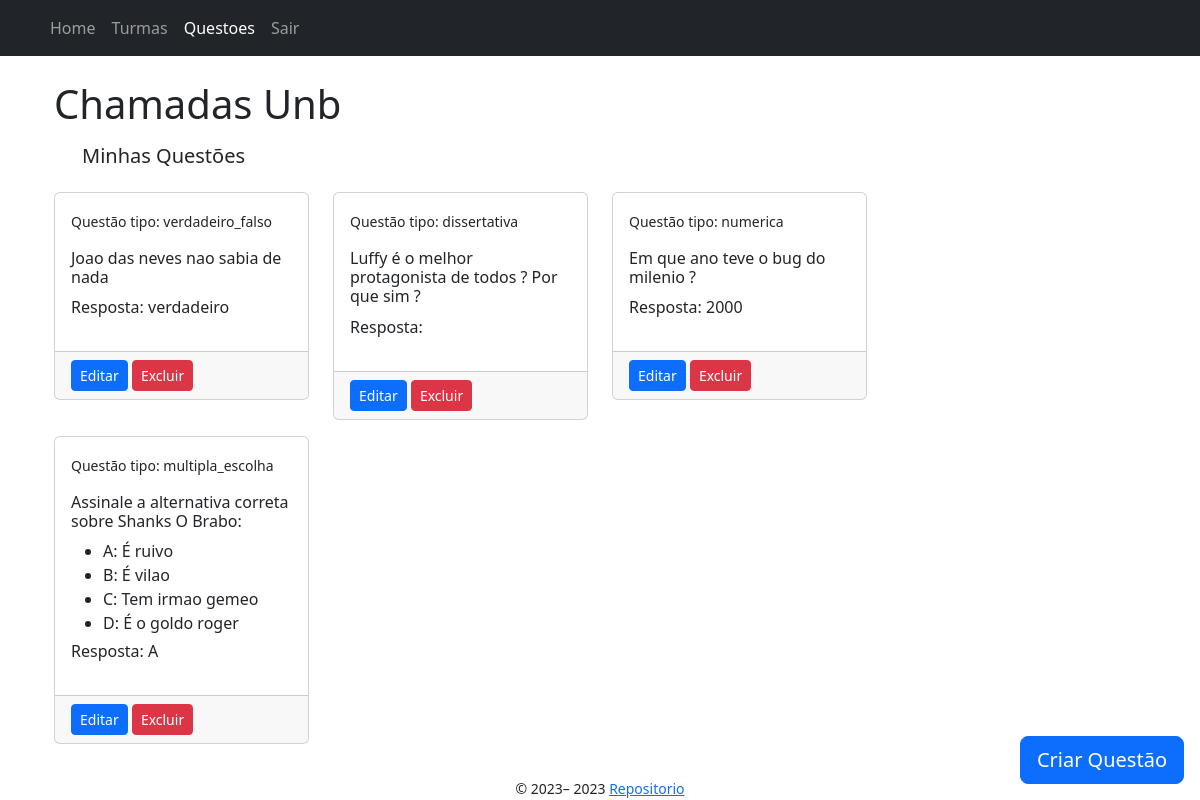
Page /questoes/professor/1 (signed in) on the earlier database version.
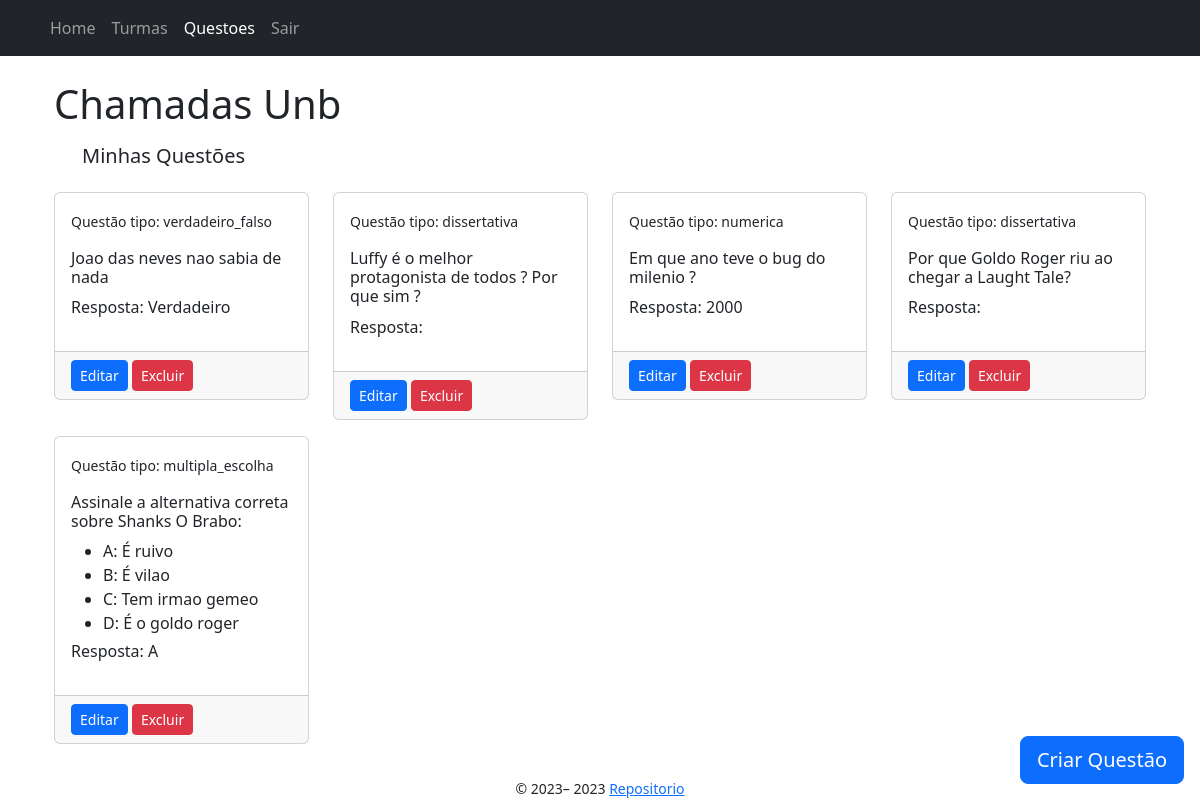
Same page on the later database version.
### app/models/professor.py (models this page shows, shortened)
class Professor(Usuario):
    __tablename__ = "professor"
    id = db.Column(db.Integer, db.ForeignKey('usuario.id'), primary_key=True)
    turmas = db.relationship('Turma', backref='prof_turmas', lazy=True) #1 to N
    questoes = db.relationship('Questao', backref='prof_questoes', lazy=True) #1 to N
    exames = db.relationship('Exame', backref='prof_exames', lazy=True) #1 to N

### app/models/questao.py (models this page shows, shortened)
class Questao(db.Model):
    __tablename__ = "questao"
    id = db.Column(db.Integer, primary_key=True)
    enunciado = db.Column(db.String(255))
    resposta = db.Column(db.String(255))
    tipo_questao = db.Column(
        Enum("multipla_escolha", "verdadeiro_falso", "numerica", "dissertativa", name="tipo_questao"), nullable=False)
    professor_id = db.Column(db.Integer, db.ForeignKey('professor.id'), nullable=False)
    respostas = db.relationship('RespostaQuestaoExame', backref='questao_respostas') #1 to N
    exames = db.relationship("QuestaoExame", back_populates="questao") # tabela associativa N to N

### app/models/questao_multipla_escolha.py (models this page shows)
class QuestaoMultiplaEscolha(Questao):
    __tablename__ = "questao_multipla_escolha"
    id = db.Column(db.Integer, db.ForeignKey('questao.id'), primary_key=True)
    opcao_a = db.Column(db.String(255))
    opcao_b = db.Column(db.String(255))
    opcao_c = db.Column(db.String(255))
    opcao_d = db.Column(db.String(255))

### app/controllers/questoes_controller.py (the view)
@bp.route("/professor/<int:user_id>", methods=["GET"])
@login_required
def index(user_id):
    if not isinstance(current_user, Professor):
        flash("Acesso não autorizado")
        return render_template("index.jinja2", user=current_user)
    questoes = Questao.query.filter_by(professor_id=user_id).all()
    questoes_multipla_escolha = QuestaoMultiplaEscolha.query.filter_by(professor_id=user_id).all()
    return render_template('questoes/index.jinja2', questoes=questoes, questoes_multipla_escolha=questoes_multipla_escolha)

### app/templates/questoes/index.jinja2 (shortened to what this page needs)
{% extends "base.jinja2" %}
{% from 'bootstrap5/utils.html' import render_modal, render_icon %}
{% block head %}
    {{ super() }}
{% endblock %}
{% block content %}
<div class="container">
    <h1>Chamadas Unb</h1>
    <div class="row rows-col-1 m-3">
        <h5>Minhas Questões</h5>
    </div>
    <div id="my-questions" class="row flex-row">
        {% for questao in questoes %}
            {%if questao.tipo_questao != "multipla_escolha"%}
                <div class="mb-3 col-lg-3 col-md-4 col-sm-6 col-xs-12">
                    <div class="card">
                        <div class="card-body">
                            <p><small> Questão tipo: {{ questao.tipo_questao }}</small></p>
                            <h6>{{ questao.enunciado }}</h6>
                            <p>Resposta: {{ questao.resposta }}</p>
                        </div>
                        <div class="card-footer">
                            <a href="{{ url_for('questoes.edit', user_id=current_user.id, questao_id=questao.id) }}" class="btn btn-sm btn-primary">Editar</a>
                            <a class="btn btn-sm btn-danger" data-bs-toggle="modal" data-bs-target="#confirmDeleteModal-{{ questao.id }}">Excluir</a>
                        </div>
                    </div>
                </div>
            {% endif %}
        {% endfor %}
    </div>
    <div id="my-questions" class="row flex-row">
        {% for questao_multipla_escolha in questoes_multipla_escolha %}
            <div class="mb-3 col-lg-3 col-md-4 col-sm-6 col-xs-12">
                <div class="card">
                    <div class="card-body">
                        <p><small> Questão tipo: {{ questao_multipla_escolha.tipo_questao }}</small></p>
                        <h6>{{ questao_multipla_escolha.enunciado }}</h6>
                        <div style="max-height: 100px; overflow-y: auto;">
                            <ul>
                                <li>A: {{ questao_multipla_escolha.opcao_a }}</li>
                                <li>B: {{ questao_multipla_escolha.opcao_b }}</li>
                                <li>C: {{ questao_multipla_escolha.opcao_c }}</li>
                                <li>D: {{ questao_multipla_escolha.opcao_d }}</li>
                            </ul>
                        </div>
                        <p>Resposta: {{ questao_multipla_escolha.resposta }}</p>
                    </div>
                    <div class="card-footer">
                        <a href="{{ url_for('questoes.edit_multipla_escolha', user_id=current_user.id, questao_id=questao_multipla_escolha.id) }}" class="btn btn-sm btn-primary">Editar</a>
                        <a class="btn btn-sm btn-danger" data-bs-toggle="modal" data-bs-target="#confirmDeleteModal-{{ questao_multipla_escolha.id }}">Excluir</a>
                    </div>
                </div>
            </div>
        {% endfor %}
    </div>
    <div class="position-fixed bottom-0 end-0 p-3">
        <a href="{{ url_for('questoes.new', user_id=current_user.id) }}" class="btn btn-floating btn-lg btn-primary">
                    {{render_icon('plus') }} <span class="d-none d-xl-inline">Criar Questão</span>
        </a>
    </div>
</div>
{% endblock %}

### app/templates/base.jinja2 (shortened to what this page needs)
{% from 'bootstrap5/utils.html' import render_messages %}
{% from 'bootstrap5/form.html' import render_form %}
{% from 'bootstrap5/nav.html' import render_nav_item, render_breadcrumb_item %}
<!doctype html>
<html lang="en">
<head>
    {% block head %}
    {% block styles %}
    {{ bootstrap.load_css() }}
    <link rel="stylesheet" type="text/css" href="{{ url_for('static', filename='style.css') }}">
    {% endblock %}
    {% endblock %}
</head>
<body>
    <head>
        {% if current_user.is_authenticated %}
            <nav class="navbar navbar-expand-lg navbar-dark bg-dark mb-4">
                <div class="container">
                    <div class="collapse navbar-collapse" id="navbarSupportedContent">
                        <ul class="navbar-nav mr-auto">
                            {{ render_nav_item("index.index", "Home") }}
                            {{ render_nav_item("turmas.index", "Turmas") }}
                            {% if current_user.tipo_usuario == "professor" %}
                                {{ render_nav_item("questoes.index", "Questoes", user_id=current_user.id) }}
                            {% endif %}
                            {{ render_nav_item("auth.logout", "Sair") }}
                        </ul>
                    </div>
                </div>
            </nav>
        {% endif %}
    </head>
    <main class="container">
        {% block content %}{% endblock %}
    </main>
    <footer class="text-center">
        {% block footer %}
        <small> &copy; 2023–
            <script>document.write(new Date().getFullYear())</script> <a
                href="https://github.com/zeroCass/chamada-saas" target="_blank">Repositorio</a>
        </small>
        {% endblock %}
    </footer>
</body>
</html>

### app/static/style.css (style rules this page uses)
* { box-sizing: border-box; margin: 0; padding: 0; }
body { display: grid; min-height: 100vh; min-width: 100vw; grid-template-columns: 1fr; grid-template-rows: auto 1fr auto; grid-template-areas: "header" "main" "footer"; }
main { grid-area: main; }
footer { grid-area: footer; }

Differences in the rows shown:
changed Questao "Joao das neves nao sabia de nada": resposta "verdadeiro" → "Verdadeiro"
added Questao: tipo_questao "dissertativa", enunciado "Por que Goldo Roger riu ao chegar a Laught Tale?"
